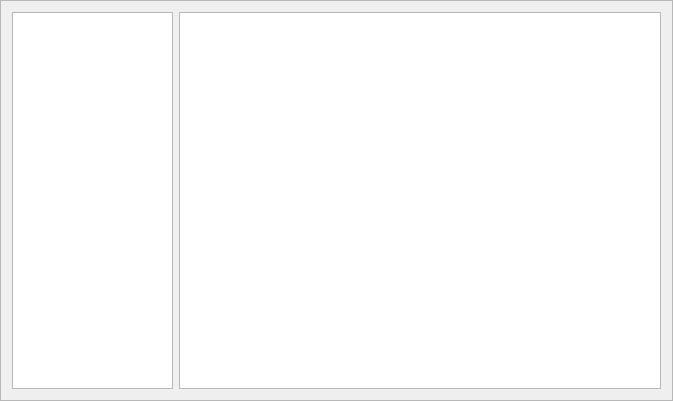
<?xml version="1.0" encoding="UTF-8"?>
<ui version="4.0">
 <class>RegionListFrame</class>
 <widget class="QFrame" name="RegionListFrame">
  <property name="geometry">
   <rect>
    <x>0</x>
    <y>0</y>
    <width>673</width>
    <height>401</height>
   </rect>
  </property>
  <property name="windowTitle">
   <string>Regions</string>
  </property>
  <property name="frameShape">
   <enum>QFrame::StyledPanel</enum>
  </property>
  <property name="frameShadow">
   <enum>QFrame::Raised</enum>
  </property>
  <layout class="QHBoxLayout" name="horizontalLayout">
   <item>
    <widget class="QListWidget" name="listWidget">
     <property name="sizePolicy">
      <sizepolicy hsizetype="Expanding" vsizetype="Expanding">
       <horstretch>1</horstretch>
       <verstretch>0</verstretch>
      </sizepolicy>
     </property>
    </widget>
   </item>
   <item>
    <widget class="QTextBrowser" name="textBrowser">
     <property name="sizePolicy">
      <sizepolicy hsizetype="Expanding" vsizetype="Expanding">
       <horstretch>3</horstretch>
       <verstretch>0</verstretch>
      </sizepolicy>
     </property>
    </widget>
   </item>
  </layout>
 </widget>
 <resources/>
 <connections/>
</ui>
